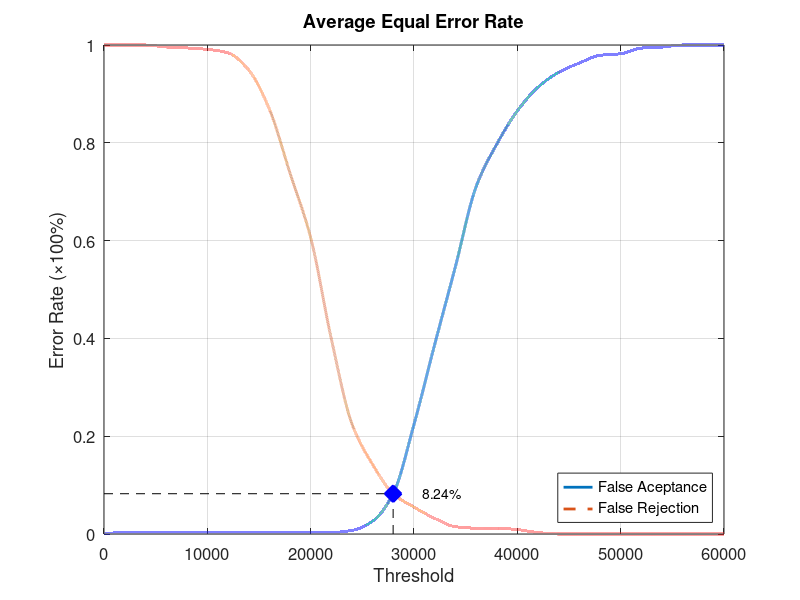
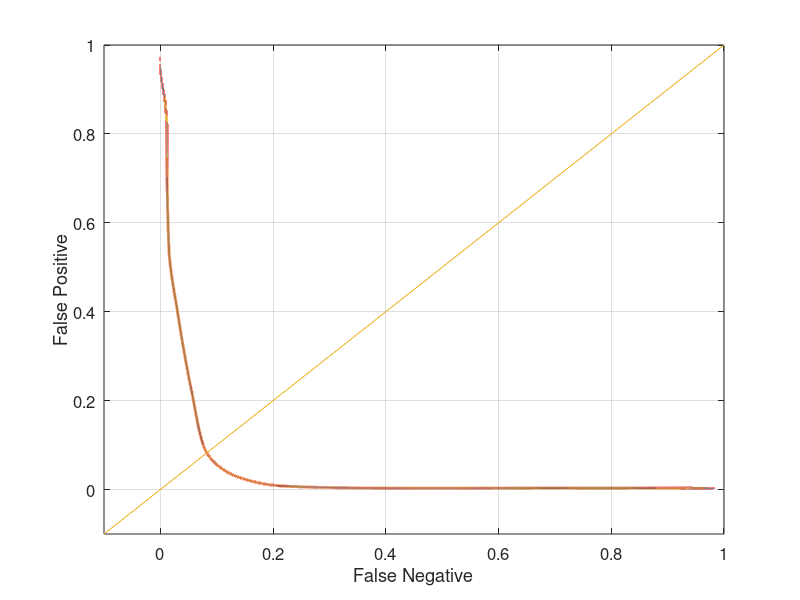

The MATLAB source for these figures, in order:
function yEER = Database4Average
close all;
clear;
clc;
x = 0:2000:60000;
xq = 0:0.5:60000;

y0 = [0 0.0031579 0.0031579 0.0031579 0.0031579 0.0031579 0.0031579 0.0031579 0.0031579 0.0031579 0.0031579 0.0031579 0.00736842 0.0263158 0.0831579 0.224211 0.387368 0.546316 0.709474 0.796842 0.865263 0.913684 0.944211 0.963158 0.978947 0.982105 0.993684 0.99579 1 1 1];
yy0 = interp1(x, y0, xq, 'pchip');
y1 = [1 1 1 0.996 0.994 0.991 0.984 0.949 0.869 0.738 0.606 0.399 0.225 0.142 0.082 0.055 0.032 0.015 0.012 0.012 0.009 0.003 0 0 0 0 0 0 0 0 0];
yy1 = interp1(x, y1, xq, 'pchip');

% Calculating EER: 
y2 = abs(y0 - y1);
find(y2 == min(y2))
yy2 = abs(yy0 - yy1);
xEER = find(yy2 == min(yy2));
xEERIndex = xq(xEER) % X-axis EER
yEER = yy0(xEER) % Y-axis EER

main = figure
plot(xq, yy0,'-','LineWidth', 2);	hold on
plot(xq, yy1,'--','LineWidth', 2);	hold on
plot([xEERIndex xEERIndex], [0 yEER], 'k--');	hold on
plot([0 xEERIndex], [yEER yEER], 'k--');	hold on
plot(xEERIndex, yEER, 'bx', 'LineWidth', 10);	hold on
text(xEERIndex + 10 * xEERIndex / 100, yEER, [num2str(round((10000 * yEER)) / 100) '%'])
legend('False Aceptance', 'False Rejection', 'Location', 'SouthEast')
xlabel('Threshold')
ylabel('Error Rate (\times100%)')
title('Average Equal Error Rate')
set(gca, 'FontSize', 12)
axis([0 60000 0 1])
grid on

print(main, 'Database4AverageMain', '-dpng');
FNRxFPR = figure('Color', [1 1 1]);
plot(yy1, yy0, '-', yy1, yy0, 'LineWidth', 2);
hold on
y = -0.1:0.1:1
plot(y, y); 
set(gca, 'FontSize', 12)
xlabel('False Negative')
ylabel('False Positive')
axis([-0.1 1 -0.1 1])
set(gca, 'FontSize', 12)
grid on

print(FNRxFPR, 'Database4AverageFNRxFPR','-dpng');
end
